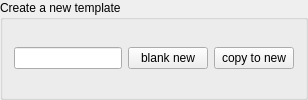
             <widget class="QGroupBox" name="groupBox_9">
              <property name="title">
               <string>Create a new template</string>
              </property>
              <layout class="QHBoxLayout" name="horizontalLayout_7">
               <item>
                <widget class="QLineEdit" name="new_name">
                 <property name="sizePolicy">
                  <sizepolicy hsizetype="Fixed" vsizetype="Fixed">
                   <horstretch>0</horstretch>
                   <verstretch>0</verstretch>
                  </sizepolicy>
                 </property>
                 <property name="toolTip">
                  <string>&lt;html&gt;&lt;head/&gt;&lt;body&gt;&lt;p&gt;Please use clear naming so other can recognize what table this template can be used for. &lt;/p&gt;&lt;/body&gt;&lt;/html&gt;</string>
                 </property>
                </widget>
               </item>
               <item>
                <widget class="QPushButton" name="blank_new">
                 <property name="toolTip">
                  <string>Create a new blank template</string>
                 </property>
                 <property name="text">
                  <string>blank new</string>
                 </property>
                </widget>
               </item>
               <item>
                <widget class="QPushButton" name="copy_to_new">
                 <property name="toolTip">
                  <string>&lt;html&gt;&lt;head/&gt;&lt;body&gt;&lt;p&gt;Take current template and create a new one that you can then edit &lt;/p&gt;&lt;/body&gt;&lt;/html&gt;</string>
                 </property>
                 <property name="text">
                  <string>copy to new</string>
                 </property>
                </widget>
               </item>
              </layout>
             </widget>
